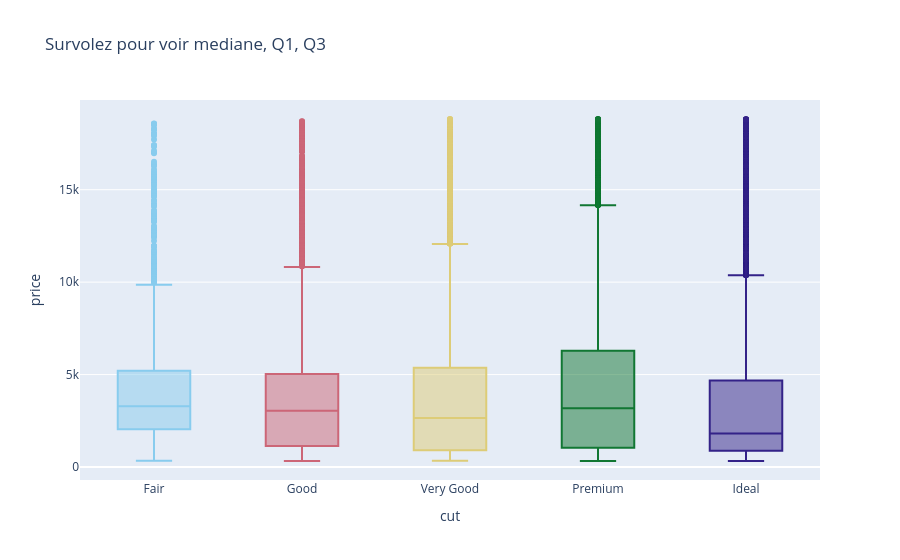

Notebook code for this chart:
### Markdown cell above
4.4 Plotly interactif

### Code cell
fig = px.box(df, x='cut', y='price', 
             category_orders={'cut': cut_order}, 
             color='cut', 
             color_discrete_sequence=px.colors.qualitative.Safe, 
             title='Survolez pour voir mediane, Q1, Q3') 
fig.update_layout(showlegend=False) 
fig.show()

### Figure 1 — Plotly figure (JSON) as saved in the notebook; plotly's stock layout.template omitted (floating-point values rounded to 4 significant figures; data arrays with more than 128 entries replaced by an {"elided": "..."} marker saying what was removed)
{"data": [{"alignmentgroup": "True", "hovertemplate": "cut=%{x}<br>price=%{y}<extra></extra>", "legendgroup": "Fair", "marker": {"color": "rgb(136, 204, 238)"}, "name": "Fair", "notched": false, "offsetgroup": "Fair", "orientation": "v", "showlegend": true, "type": "box", "x": {"elided": "1609 str values"}, "x0": " ", "xaxis": "x", "y": {"elided": "1609 int values"}, "y0": " ", "yaxis": "y"}, {"alignmentgroup": "True", "hovertemplate": "cut=%{x}<br>price=%{y}<extra></extra>", "legendgroup": "Good", "marker": {"color": "rgb(204, 102, 119)"}, "name": "Good", "notched": false, "offsetgroup": "Good", "orientation": "v", "showlegend": true, "type": "box", "x": {"elided": "4902 str values"}, "x0": " ", "xaxis": "x", "y": {"elided": "4902 int values"}, "y0": " ", "yaxis": "y"}, {"alignmentgroup": "True", "hovertemplate": "cut=%{x}<br>price=%{y}<extra></extra>", "legendgroup": "Very Good", "marker": {"color": "rgb(221, 204, 119)"}, "name": "Very Good", "notched": false, "offsetgroup": "Very Good", "orientation": "v", "showlegend": true, "type": "box", "x": {"elided": "12081 str values"}, "x0": " ", "xaxis": "x", "y": {"elided": "12081 int values"}, "y0": " ", "yaxis": "y"}, {"alignmentgroup": "True", "hovertemplate": "cut=%{x}<br>price=%{y}<extra></extra>", "legendgroup": "Premium", "marker": {"color": "rgb(17, 119, 51)"}, "name": "Premium", "notched": false, "offsetgroup": "Premium", "orientation": "v", "showlegend": true, "type": "box", "x": {"elided": "13780 str values"}, "x0": " ", "xaxis": "x", "y": {"elided": "13780 int values"}, "y0": " ", "yaxis": "y"}, {"alignmentgroup": "True", "hovertemplate": "cut=%{x}<br>price=%{y}<extra></extra>", "legendgroup": "Ideal", "marker": {"color": "rgb(51, 34, 136)"}, "name": "Ideal", "notched": false, "offsetgroup": "Ideal", "orientation": "v", "showlegend": true, "type": "box", "x": {"elided": "21548 str values"}, "x0": " ", "xaxis": "x", "y": {"elided": "21548 int values"}, "y0": " ", "yaxis": "y"}], "layout": {"boxmode": "overlay", "legend": {"title": {"text": "cut"}, "tracegroupgap": 0}, "showlegend": false, "title": {"text": "Survolez pour voir mediane, Q1, Q3"}, "xaxis": {"anchor": "y", "categoryarray": ["Fair", "Good", "Very Good", "Premium", "Ideal"], "categoryorder": "array", "domain": [0, 1], "title": {"text": "cut"}}, "yaxis": {"anchor": "x", "domain": [0, 1], "title": {"text": "price"}}}}
